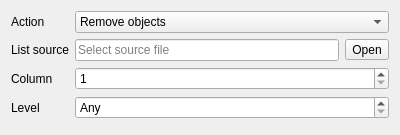
<?xml version="1.0" encoding="UTF-8"?>
<ui version="4.0">
 <class>RemovejobWidget</class>
 <widget class="QWidget" name="RemovejobWidget">
  <property name="geometry">
   <rect>
    <x>0</x>
    <y>0</y>
    <width>400</width>
    <height>135</height>
   </rect>
  </property>
  <property name="windowTitle">
   <string>Remove objects from file</string>
  </property>
  <property name="windowIcon">
   <iconset theme="edit-delete">
    <normaloff>.</normaloff>.</iconset>
  </property>
  <layout class="QFormLayout" name="formLayout">
   <property name="fieldGrowthPolicy">
    <enum>QFormLayout::AllNonFixedFieldsGrow</enum>
   </property>
   <property name="rowWrapPolicy">
    <enum>QFormLayout::DontWrapRows</enum>
   </property>
   <property name="labelAlignment">
    <set>Qt::AlignLeading|Qt::AlignLeft|Qt::AlignVCenter</set>
   </property>
   <property name="formAlignment">
    <set>Qt::AlignLeading|Qt::AlignLeft|Qt::AlignTop</set>
   </property>
   <item row="0" column="0">
    <widget class="QLabel" name="actionLabel">
     <property name="text">
      <string>Action</string>
     </property>
     <property name="buddy">
      <cstring>actionCombo</cstring>
     </property>
    </widget>
   </item>
   <item row="0" column="1">
    <widget class="QComboBox" name="actionCombo">
     <item>
      <property name="text">
       <string>Remove objects</string>
      </property>
     </item>
     <item>
      <property name="text">
       <string>Remove extensions</string>
      </property>
     </item>
     <item>
      <property name="text">
       <string>Remove patterns</string>
      </property>
     </item>
    </widget>
   </item>
   <item row="1" column="0">
    <widget class="QLabel" name="pathLabel">
     <property name="text">
      <string>List source</string>
     </property>
     <property name="buddy">
      <cstring>pathButton</cstring>
     </property>
    </widget>
   </item>
   <item row="1" column="1">
    <layout class="QHBoxLayout" name="pathLayout">
     <item>
      <widget class="QLineEdit" name="pathEdit">
       <property name="readOnly">
        <bool>true</bool>
       </property>
       <property name="placeholderText">
        <string>Select source file</string>
       </property>
      </widget>
     </item>
     <item>
      <widget class="QToolButton" name="pathButton">
       <property name="text">
        <string>Open</string>
       </property>
       <property name="icon">
        <iconset theme="document-open">
         <normaloff>.</normaloff>.</iconset>
       </property>
      </widget>
     </item>
    </layout>
   </item>
   <item row="2" column="0">
    <widget class="QLabel" name="columnLabel">
     <property name="text">
      <string>Column</string>
     </property>
     <property name="buddy">
      <cstring>columnSpin</cstring>
     </property>
    </widget>
   </item>
   <item row="2" column="1">
    <widget class="QSpinBox" name="columnSpin">
     <property name="minimum">
      <number>1</number>
     </property>
     <property name="maximum">
      <number>99</number>
     </property>
    </widget>
   </item>
   <item row="3" column="0">
    <widget class="QLabel" name="levelLabel">
     <property name="text">
      <string>Level</string>
     </property>
     <property name="buddy">
      <cstring>levelSpin</cstring>
     </property>
    </widget>
   </item>
   <item row="3" column="1">
    <widget class="QSpinBox" name="levelSpin">
     <property name="specialValueText">
      <string comment="level">Any</string>
     </property>
     <property name="minimum">
      <number>-1</number>
     </property>
     <property name="maximum">
      <number>99</number>
     </property>
     <property name="value">
      <number>-1</number>
     </property>
    </widget>
   </item>
  </layout>
 </widget>
 <tabstops>
  <tabstop>actionCombo</tabstop>
  <tabstop>pathEdit</tabstop>
  <tabstop>pathButton</tabstop>
  <tabstop>columnSpin</tabstop>
  <tabstop>levelSpin</tabstop>
 </tabstops>
 <resources/>
 <connections/>
</ui>
